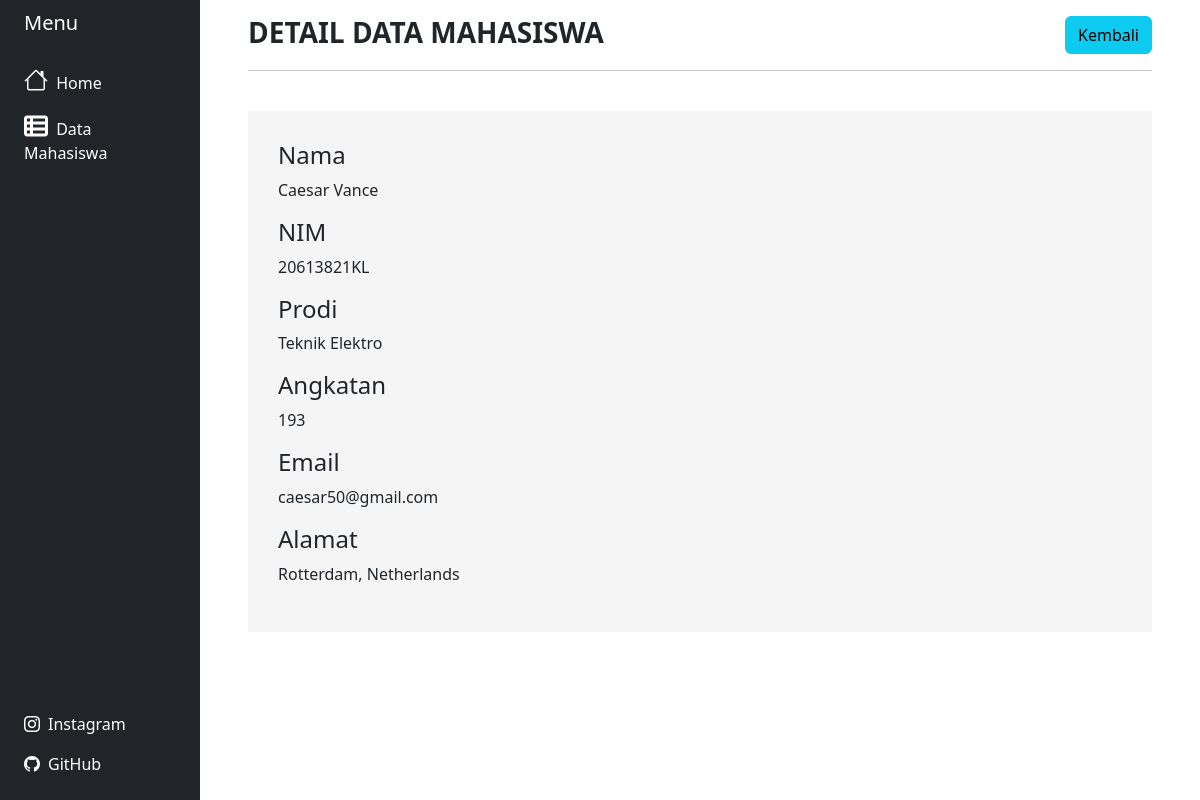
The app's page /detail.php?id=9 with its own data.
### tables this page shows
CREATE TABLE `list_mahasiswa` (
  `id` int(11) NOT NULL,
  `nama` varchar(150) NOT NULL,
  `nim` varchar(140) NOT NULL,
  `prodi` varchar(200) NOT NULL,
  `angkatan` int(10) NOT NULL,
  `email` varchar(150) NOT NULL,
  `alamat` varchar(300) NOT NULL
);

### detail.php (the view, shortened to what this page needs)
<?php
include('./includes/koneksi.php');
?>
<!DOCTYPE html>
<html lang="en">
<head>
    <?php include('./includes/source.php');
    ?>
    <link rel="stylesheet" href="style.css">
</head>
<body>
    <div class="container-fluid">
        <div class="row flex-nowrap">
            <?php include('./includes/sidebar.php');
            ?>
            <div class="col py-3 p-5">
                <h3 class="d-flex justify-content-between fw-bold">DETAIL DATA MAHASISWA <a href="datamahasiswa.php" class="btn btn-info text-right">Kembali</a> </h3>
                <hr> <br>
                <div class="details">
                    <?php
                    $id = $_GET['id'];
                    $query = "SELECT * FROM list_mahasiswa WHERE id = $id";
                    $hasil = mysqli_query($koneksi, $query);
                    foreach ($hasil as $mhs) :
                    ?>
                        <h4>Nama</h4>
                        <p><?= $mhs["nama"] ?></p>
                        <h4>NIM</h4>
                        <p><?= $mhs["nim"] ?></p>
                        <h4>Prodi</h4>
                        <p><?= $mhs["prodi"] ?></p>
                        <h4>Angkatan</h4>
                        <p><?= $mhs["angkatan"] ?></p>
                        <h4>Email</h4>
                        <p><?= $mhs["email"] ?></p>
                        <h4>Alamat</h4>
                        <p><?= $mhs["alamat"] ?></p>
                    <?php
                    endforeach;
                    ?>
                </div>
            </div>
        </div>
    </div>
</body>
</html>

### detail.php (style rules this page uses)
.details { background: #f5f5f5; padding: 30px; }

### records on screen
list_mahasiswa: nama "Caesar Vance", nim "20613821KL", prodi "Teknik Elektro", angkatan "193", email "caesar50@gmail.com", alamat "Rotterdam, Netherlands"
